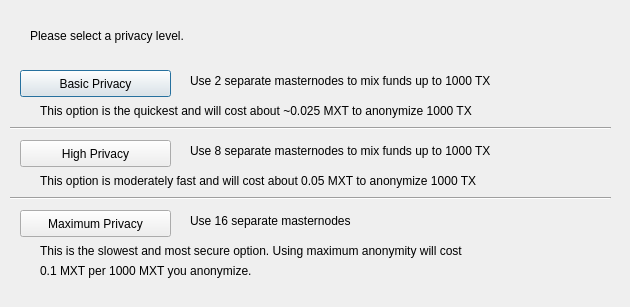
<?xml version="1.0" encoding="UTF-8"?>
<ui version="4.0">
 <class>DarksendConfig</class>
 <widget class="QDialog" name="DarksendConfig">
  <property name="geometry">
   <rect>
    <x>0</x>
    <y>0</y>
    <width>630</width>
    <height>307</height>
   </rect>
  </property>
  <property name="windowTitle">
   <string>Configure Darksend</string>
  </property>
  <widget class="QPushButton" name="buttonBasic">
   <property name="geometry">
    <rect>
     <x>20</x>
     <y>70</y>
     <width>151</width>
     <height>27</height>
    </rect>
   </property>
   <property name="text">
    <string>Basic Privacy</string>
   </property>
  </widget>
  <widget class="QPushButton" name="buttonHigh">
   <property name="geometry">
    <rect>
     <x>20</x>
     <y>140</y>
     <width>151</width>
     <height>27</height>
    </rect>
   </property>
   <property name="text">
    <string>High Privacy</string>
   </property>
  </widget>
  <widget class="QPushButton" name="buttonMax">
   <property name="geometry">
    <rect>
     <x>20</x>
     <y>210</y>
     <width>151</width>
     <height>27</height>
    </rect>
   </property>
   <property name="text">
    <string>Maximum Privacy</string>
   </property>
  </widget>
  <widget class="QLabel" name="label">
   <property name="geometry">
    <rect>
     <x>30</x>
     <y>20</y>
     <width>571</width>
     <height>31</height>
    </rect>
   </property>
   <property name="text">
    <string>Please select a privacy level.</string>
   </property>
  </widget>
  <widget class="QLabel" name="label_2">
   <property name="geometry">
    <rect>
     <x>190</x>
     <y>70</y>
     <width>421</width>
     <height>21</height>
    </rect>
   </property>
   <property name="text">
    <string>Use 2 separate masternodes to mix funds up to 1000 TX</string>
   </property>
  </widget>
  <widget class="QLabel" name="label_3">
   <property name="geometry">
    <rect>
     <x>190</x>
     <y>140</y>
     <width>411</width>
     <height>21</height>
    </rect>
   </property>
   <property name="text">
    <string>Use 8 separate masternodes to mix funds up to 1000 TX</string>
   </property>
  </widget>
  <widget class="QLabel" name="label_4">
   <property name="geometry">
    <rect>
     <x>190</x>
     <y>210</y>
     <width>421</width>
     <height>21</height>
    </rect>
   </property>
   <property name="text">
    <string>Use 16 separate masternodes</string>
   </property>
  </widget>
  <widget class="QLabel" name="label_6">
   <property name="geometry">
    <rect>
     <x>40</x>
     <y>100</y>
     <width>561</width>
     <height>21</height>
    </rect>
   </property>
   <property name="text">
    <string>This option is the quickest and will cost about ~0.025 MXT to anonymize 1000 TX</string>
   </property>
  </widget>
  <widget class="QLabel" name="label_7">
   <property name="geometry">
    <rect>
     <x>40</x>
     <y>170</y>
     <width>561</width>
     <height>21</height>
    </rect>
   </property>
   <property name="text">
    <string>This option is moderately fast and will cost about 0.05 MXT to anonymize 1000 TX</string>
   </property>
  </widget>
  <widget class="QLabel" name="label_8">
   <property name="geometry">
    <rect>
     <x>40</x>
     <y>240</y>
     <width>561</width>
     <height>21</height>
    </rect>
   </property>
   <property name="text">
    <string>This is the slowest and most secure option. Using maximum anonymity will cost</string>
   </property>
  </widget>
  <widget class="QLabel" name="label_9">
   <property name="geometry">
    <rect>
     <x>40</x>
     <y>260</y>
     <width>561</width>
     <height>21</height>
    </rect>
   </property>
   <property name="text">
    <string>0.1 MXT per 1000 MXT you anonymize.</string>
   </property>
  </widget>
  <widget class="Line" name="line">
   <property name="geometry">
    <rect>
     <x>10</x>
     <y>120</y>
     <width>601</width>
     <height>16</height>
    </rect>
   </property>
   <property name="orientation">
    <enum>Qt::Horizontal</enum>
   </property>
  </widget>
  <widget class="Line" name="line_2">
   <property name="geometry">
    <rect>
     <x>10</x>
     <y>190</y>
     <width>601</width>
     <height>16</height>
    </rect>
   </property>
   <property name="orientation">
    <enum>Qt::Horizontal</enum>
   </property>
  </widget>
 </widget>
 <resources/>
 <connections/>
</ui>
